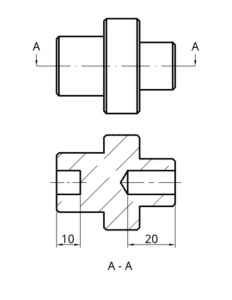
#> input picture Drehteil-Bohrung-232x300.png, 232 x 300 px
$ python extract_geometry.py Drehteil-Bohrung-232x300.png
#> lines starting #> are read from the running program, lines starting #| are printed output that depends on the picture; after the words box and inside, x2 and y2 are one past the last pixel; in counts of white or black regions, pixels touching at a corner belong together
import cv2
import numpy as np
import json
import os
import argparse

def extract_contour(image_path, output_dir):
    """
    Extracts the outer contour from a technical drawing.
    Handles both 'yellow highlighted' images and clean B&W images.
    """
#> called with image_path = 'Drehteil-Bohrung-232x300.png', output_dir = 'cadaico_output'
    os.makedirs(output_dir, exist_ok=True)
    img = cv2.imread(image_path)
#> img is the input picture: shape (300, 232, 3); min 14, max 255, mean 244.9
    if img is None:
        print(f"Error: Could not load image at {image_path}")
        return

    # 1. Check for Yellow Highlight
    hsv = cv2.cvtColor(img, cv2.COLOR_BGR2HSV)
#> hsv: shape (300, 232, 3); mean H, S, V 0, 0, 244.9
    # Define range for yellow color
    lower_yellow = np.array([20, 100, 100])
    upper_yellow = np.array([40, 255, 255])
    yellow_mask = cv2.inRange(hsv, lower_yellow, upper_yellow)
#> yellow_mask: shape (300, 232); every value is 0

    yellow_pixels = cv2.countNonZero(yellow_mask)
#> yellow_pixels = 0
    contours_to_export = []

    if yellow_pixels > 50:
        print(f"[*] Detected {yellow_pixels} yellow pixels. Using color mask extraction.")
        # Clean up mask
        kernel = np.ones((3,3), np.uint8)
        yellow_mask = cv2.morphologyEx(yellow_mask, cv2.MORPH_CLOSE, kernel)
        contours, _ = cv2.findContours(yellow_mask, cv2.RETR_EXTERNAL, cv2.CHAIN_APPROX_SIMPLE)

        # Keep largest contour
        if contours:
            largest_contour = max(contours, key=cv2.contourArea)
            contours_to_export.append(largest_contour)

    else:
        print("[*] No yellow highlight detected. Falling back to advanced morphological extraction.")
        gray = cv2.cvtColor(img, cv2.COLOR_BGR2GRAY)

        # Invert so lines are white, background is black
        _, binary = cv2.threshold(gray, 200, 255, cv2.THRESH_BINARY_INV)
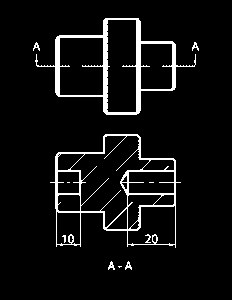
#> binary: shape (300, 232); 6.1% white; 11 white regions (4 under 20 px)

        # 1. Remove the large rectangular border and title block
        # We can find the largest contour (the page border) and erase it.
        contours, hierarchy = cv2.findContours(binary, cv2.RETR_TREE, cv2.CHAIN_APPROX_SIMPLE)
#> contours = 36 contours, 13 with area under 20; largest, box (x1, y1, x2, y2) and area: (50, 134, 181, 248) 10391, (35, 18, 196, 115) 8184, (70, 135, 150, 228) 3708, (106, 19, 137, 113) 2700, (59, 37, 104, 96) 2537

        valid_contours = []
        for c in contours:
            area = cv2.contourArea(c)
            # Filter out the page border (massive area) and tiny noise/text
            if 1000 < area < (img.shape[0] * img.shape[1] * 0.5):
                valid_contours.append(c)
#> this loop made 36 passes
#> area on passes 2, 4, 6, 7, 8, 9, 10, 12, 13, 15, 16, 17: 21, 20.5, 10391, 23, 20, 47.5, 728.5, 239.5, 1476, 177, 547.5, 383.5
#> after the loop, valid_contours = 8 contours; box (x1, y1, x2, y2) and area: (50, 134, 181, 248) 10391, (35, 18, 196, 115) 8184, (70, 135, 150, 228) 3708, (106, 19, 137, 113) 2700, (59, 37, 104, 96) 2537, (127, 205, 176, 245) 1476, (140, 43, 173, 90) 1460, (128, 171, 175, 194) 1008

        # Sort by area descending
        valid_contours = sorted(valid_contours, key=cv2.contourArea, reverse=True)

        # The cross-section (A-A) and 3D isometric view are typically the largest solid objects.
        contours_to_export = valid_contours[:2]
#> contours_to_export = 2 contours; box (x1, y1, x2, y2) and area: (50, 134, 181, 248) 10391, (35, 18, 196, 115) 8184

    if not contours_to_export:
        print("[-] Could not extract any valid contours.")
        return

    # 3. Export & Visualize
    result_viz = img.copy()
    output_json = []

    for i, contour in enumerate(contours_to_export):
        # Simplify contour for cleaner CAD output
        epsilon = 0.005 * cv2.arcLength(contour, True)
        approx = cv2.approxPolyDP(contour, epsilon, True)

        # Draw on visualization image
        cv2.drawContours(result_viz, [approx], -1, (0, 255, 0), 2)

        # Format for JSON
        points = [{"x": float(pt[0][0]), "y": float(pt[0][1])} for pt in approx]
        output_json.append({"part_index": i, "points": points})
#> this loop made 2 passes
#> epsilon on passes 1 to 2: 2.75, 2.74
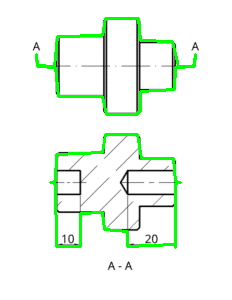
#> result_viz: shape (300, 232, 3); 4.24% of pixels changed, all inside (x1, y1, x2, y2) = (35, 17, 197, 249)
#> after the loop, output_json = 2 items

    # Save JSON coordinates
    json_path = os.path.join(output_dir, "extracted_contours.json")
    with open(json_path, 'w') as f:
        json.dump({"contours": output_json}, f, indent=4)

    # Save visualization
    viz_path = os.path.join(output_dir, "contour_visualization.png")
    cv2.imwrite(viz_path, result_viz)

    print(f"[+] Successfully extracted {len(contours_to_export)} contours.")
#| [+] Successfully extracted 2 contours.
    print(f"[+] Coordinates saved to {json_path}")
    print(f"[+] Visualization saved to {viz_path}")

if __name__ == "__main__":
    parser = argparse.ArgumentParser(description="Extract CAD contours from drawings.")
    parser.add_argument("image", help="Path to the technical drawing image")
    parser.add_argument("--out", default="cadaico_output", help="Output directory")
    args = parser.parse_args()

    extract_contour(args.image, args.out)
